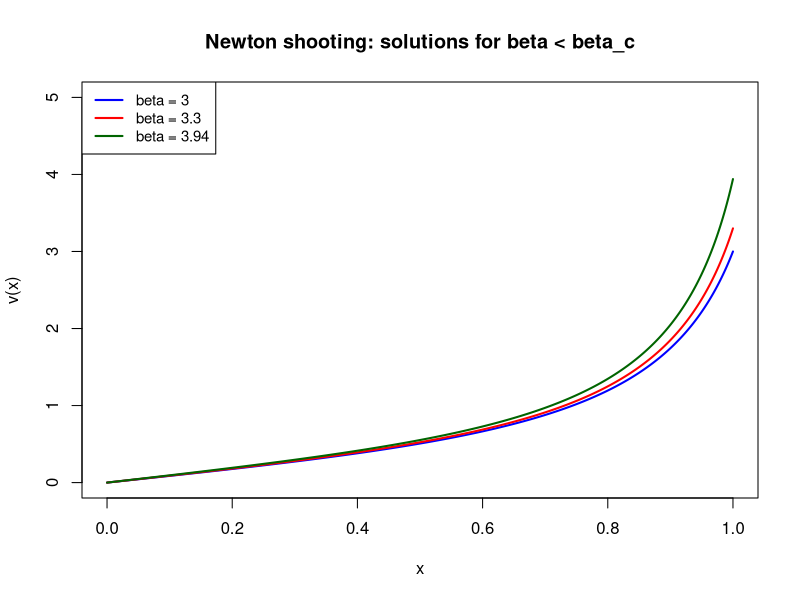
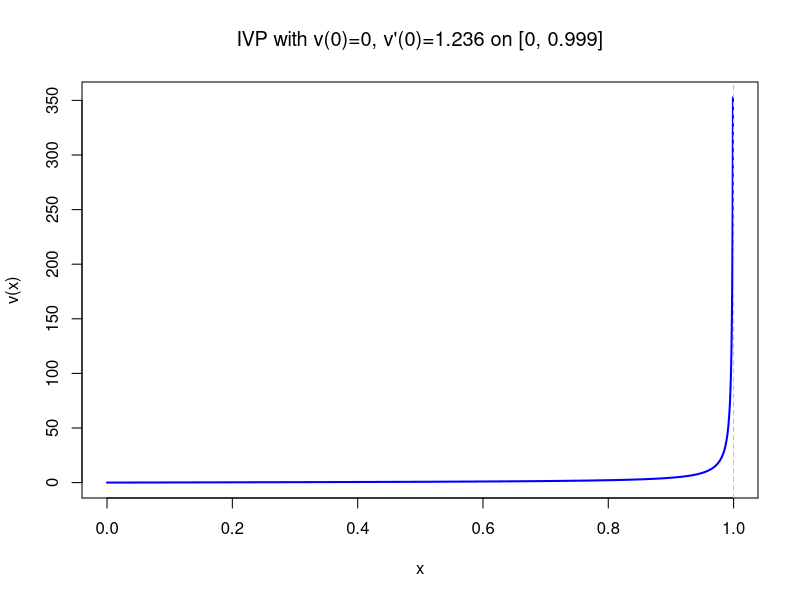

These figures' R source, in order:
## ---- chunk 1
knitr::opts_chunk$set(echo = TRUE, warning = FALSE, message = FALSE)
library(deSolve)
## ---- chunk 2
exact_sol <- function(x) x^2 + 1
a_fun     <- function(x) 1 + x^2
f_fun     <- function(x) 2 + 6 * x^2

solve_bvp <- function(n) {
  h  <- 1 / (n + 1)
  xi <- (1:n) * h

  ap <- a_fun(xi + h / 2)
  am <- a_fun(xi - h / 2)

  d_main  <- -(ap + am) / h^2
  d_upper <- ap[1:(n - 1)] / h^2
  d_lower <- am[2:n]       / h^2

  A <- diag(d_main)
  for (k in 1:(n - 1)) {
    A[k, k + 1] <- d_upper[k]
    A[k + 1, k] <- d_lower[k]
  }

  rhs    <- f_fun(xi)
  rhs[1] <- rhs[1] - am[1] / h^2 * 1
  rhs[n] <- rhs[n] - ap[n] / h^2 * 2

  Y <- solve(A, rhs)
  list(x = xi, Y = Y, h = h)
}

h_vals <- c(1/32, 1/64, 1/128)
n_vals <- round(1 / h_vals) - 1
errors <- numeric(length(h_vals))

for (k in seq_along(n_vals)) {
  sol       <- solve_bvp(n_vals[k])
  errors[k] <- max(abs(sol$Y - exact_sol(sol$x)))
}

rates <- log(errors[1:(length(errors) - 1)] / errors[2:length(errors)]) / log(2)

results <- data.frame(
  h   = h_vals,
  n   = n_vals,
  e_h = errors,
  r_h = c(NA, rates)
)

knitr::kable(results, digits = 10,
             col.names = c("h", "n", "e_h", "r_h"),
             caption = "Errors and convergence rates")
## ---- chunk 3
ydotp_r <- function(t, y, parms) {
  dy1 <- y[2]
  dy2 <- 3 * y[1] + t^2 + 10 * y[1]^3
  dy3 <- y[4]
  dy4 <- (3 + 30 * y[1]^2) * y[3]
  list(c(dy1, dy2, dy3, dy4))
}

ydot_r <- function(t, y, parms) {
  dy1 <- y[2]
  dy2 <- 3 * y[1] + t^2 + 10 * y[1]^3
  list(c(dy1, dy2))
}
## ---- chunk 4
newton_shooting <- function(beta, alpha0 = -1, tol = 1e-10, maxiter = 100) {
  s <- alpha0
  converged <- FALSE
  for (i in 1:maxiter) {
    sol <- tryCatch(
      ode(y = c(0, s, 0, 1), times = seq(0, 1, length.out = 500),
          func = ydotp_r, parms = NULL, method = "ode45"),
      error = function(e) NULL
    )
    if (is.null(sol) || any(!is.finite(sol[, 2]))) return(list(converged = FALSE))
    v1 <- tail(sol[, 2], 1)
    w1 <- tail(sol[, 4], 1)
    if (!is.finite(v1) || !is.finite(w1) || abs(w1) < 1e-15)
      return(list(converged = FALSE))
    s_new <- s - (v1 - beta) / w1
    if (!is.finite(s_new)) return(list(converged = FALSE))
    if (abs(s_new - s) < tol) { s <- s_new; converged <- TRUE; break }
    s <- s_new
  }
  if (!converged) return(list(converged = FALSE))
  sol_f <- ode(y = c(0, s), times = seq(0, 1, length.out = 500),
               func = ydot_r, parms = NULL, method = "ode45")
  list(x = sol_f[, 1], v = sol_f[, 2], alpha = s, converged = TRUE)
}

test_newton <- function(beta) {
  res <- newton_shooting(beta)
  res$converged && all(is.finite(res$v))
}

beta_lo <- 3.5; beta_hi <- 4.0
for (iter in 1:50) {
  beta_mid <- (beta_lo + beta_hi) / 2
  if (test_newton(beta_mid)) beta_lo <- beta_mid else beta_hi <- beta_mid
}
beta_c <- (beta_lo + beta_hi) / 2
cat(sprintf("Estimated beta_c = %.4f\n", beta_c))
## ---- chunk 5
betas_plot <- c(3.0, 3.3, round(beta_c - 0.02, 2))
plot(NULL, xlim = c(0, 1), ylim = c(0, 5),
     xlab = "x", ylab = "v(x)",
     main = "Newton shooting: solutions for beta < beta_c")
cols <- c("blue", "red", "darkgreen")
for (k in seq_along(betas_plot)) {
  res <- newton_shooting(betas_plot[k])
  if (res$converged) lines(res$x, res$v, col = cols[k], lwd = 2)
}
legend("topleft", legend = paste("beta =", betas_plot), col = cols, lwd = 2, cex = 0.9)
## ---- chunk 6
shoot_residual <- function(alpha, beta) {
  sol <- tryCatch(
    ode(y = c(0, alpha), times = seq(0, 1, length.out = 2000),
        func = ydot_r, parms = NULL, method = "ode45"),
    error = function(e) NULL
  )
  if (is.null(sol) || any(!is.finite(sol[, 2]))) return(1e10 * sign(alpha))
  tail(sol[, 2], 1) - beta
}

bisection_shooting <- function(beta, lo = -10, hi = 10) {
  tryCatch({
    alpha_star <- uniroot(shoot_residual, interval = c(lo, hi),
                          beta = beta, tol = 1e-10, maxiter = 2000)$root
    sol <- ode(y = c(0, alpha_star), times = seq(0, 1, length.out = 500),
               func = ydot_r, parms = NULL, method = "ode45")
    list(x = sol[, 1], v = sol[, 2], alpha = alpha_star, converged = TRUE)
  }, error = function(e) list(converged = FALSE))
}

betas_test <- c(3.5, 3.8, 4.0, 4.5)
cat("Bisection shooting results:\n")
for (b in betas_test) {
  res <- bisection_shooting(b)
  if (res$converged) {
    cat(sprintf("  beta = %.1f : converged, alpha = %.6f, v(1) = %.6f\n",
                b, res$alpha, tail(res$v, 1)))
  } else {
    cat(sprintf("  beta = %.1f : did not converge\n", b))
  }
}
## ---- chunk 7
sol_hint <- ode(y = c(0, 1.236), times = seq(0, 0.999, length.out = 2000),
                func = ydot_r, parms = NULL, method = "ode45")
plot(sol_hint[, 1], sol_hint[, 2], type = "l", lwd = 2, col = "blue",
     xlab = "x", ylab = "v(x)",
     main = expression(paste("IVP with v(0)=0, v'(0)=1.236 on [0, 0.999]")))
abline(v = 1, lty = 2, col = "gray")
